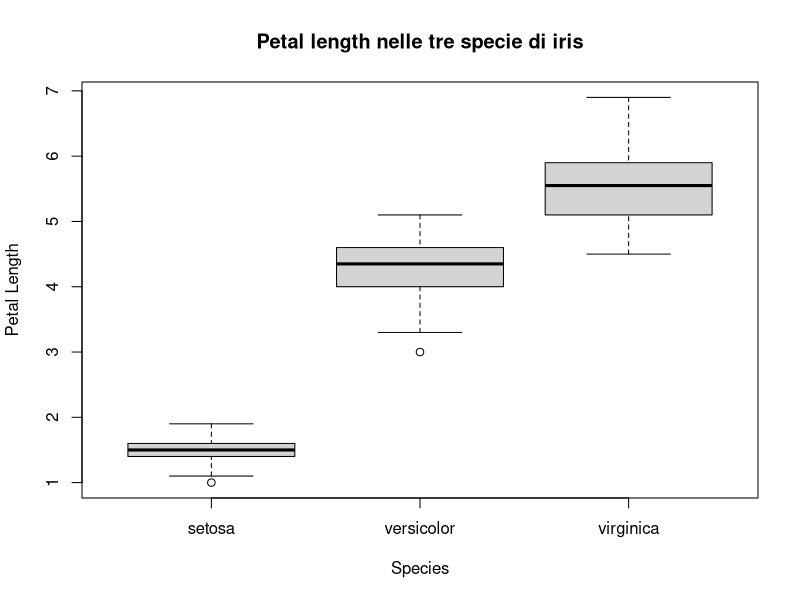

Here is the R script that generated this plot:
############################################################
# RECAP R: tipi di dati e strutture principali
############################################################

### 1) OGGETTI E ASSEGNAZIONE --------------------------------


# In R salviamo valori dentro oggetti con <-
x <- 10
  # è la stessa cosa, ma meno comune
nome <- "Michele"

x
nome


### 2) TIPI DI DATO ATOMICI ----------------------------------
#In R, un tipo atomico (atomic type) è il tipo più semplice di dato, 
#che non può essere ulteriormente suddiviso internamente. 
#Sono i “mattoni base” con cui R costruisce i dati più complessi, 
#come vettori, matrici o data frame.
# I tipi atomici principali che incontreremo più spesso sono:
# - logical   -> TRUE / FALSE
# - integer   -> numeri interi con suffisso L
# - double    -> numeri "numeric" standard con decimali
# - character -> testo

logico <- TRUE
intero <- 10L # solo 10 di default è double(numeric), con L è integer
doppio <- 10.5
testo <- "ciao"

# il suffisso L serve per indicare esplicitamente 
#che un numero è di tipo intero (integer), 
#invece che un numero a virgola mobile (double / numeric).
logico
intero
doppio
testo
#R, di default, tratta tutti i numeri come double.
#Aggiungendo L si risparmia memoria e si specifica che vogliamo un intero puro.
#Utile ad esempio quando lavori con funzioni che richiedono numeri interi o con indici di array:
# v <- c(10, 20, 30)
# v[2L]   # sicuro che l'indice sia intero

# class() dà la "classe" dell'oggetto (comportamento, ruolo dell'oggetto)
class(logico)
class(intero)
class(doppio)
class(testo)

# typeof() mostra il tipo atomico, interno (come è memorizzato l'oggetto)
typeof(logico)
typeof(intero)
typeof(doppio)
typeof(testo)

# Nota importante:
# in R ciò che spesso chiamiamo "numeric" è in realtà di tipo double
numero1 <- 5
numero2 <- 5L

class(numero1)   # numeric
typeof(numero1)  # double

class(numero2)   # integer
typeof(numero2)  # integer


### 3) FUNZIONI is.* E as.* ----------------------------------

# is.* serve per verificare il tipo
is.numeric(numero1)
is.double(numero1)
is.integer(numero1)
is.character(testo)
is.logical(logico)
is.character(numero1)
# as.* serve per convertire (coercizione)
y <- as.character(numero1)

typeof(y)
typeof(numero1)

as.numeric("12")

as.numeric(testo)
as.logical(1)      # 1 diventa TRUE
as.logical(0)      # 0 diventa FALSE

as.logical(testo)

# Attenzione: non tutto si può convertire bene
as.numeric("ciao") # produce NA con warning


### 4) VETTORI -----------------------------------------------

# Un vettore contiene elementi TUTTI dello stesso tipo
v_num <- c(1, 2, 3, 4)
v_char <- c("a", "b", "c")
v_log <- c(TRUE, FALSE, TRUE)

v_num
v_char
v_log

class(v_num)
typeof(v_num)

# Se mescolo tipi diversi, R forza tutto verso un tipo comune
v_misto <- c(1, 2, "tre", T)
v_misto
class(v_misto)   # character (se c'è un character, tutti character)

# Lunghezza del vettore
length(v_num)

# Operazioni vettoriali
v_num + 10
v_num * 2
sum(v_num, na.rm = T)
mean(v_num)

# Selezione per posizione
v_num[1]
v_num[2:3]

# Selezione logica
v_num[v_num >= 2]

which(v_num >= 2)
### 5) VALORI MANCANTI E SPECIALI ----------------------------

v <- c(2, 4, NA, 8)

v
is.na(v)
which(is.na(v))

sum(is.na(v))

sum(v)                  # NA
sum(v, na.rm = TRUE)    # ignora NA

# Altri valori speciali
Inf
-Inf
NaN

1 / 0
0 / 0

is.infinite(1 / 0)
is.nan(0 / 0)


### 6) FACTOR ------------------------------------------------

# I factor servono per variabili categoriche
habitat <- c("bosco", "prato", "bosco", "roccia", "prato")

class(habitat)

habitat_f <- factor(habitat)

habitat_f
class(habitat_f)
levels(habitat_f)
summary(habitat_f)

# Factor ordinato (se non li ordino, di default li mette in ordine alfabetico)
disturbo <- factor(c("basso", "alto", "medio", "basso"),
                   levels = c("basso", "medio", "alto"), #qui ordinoi livelli
                   ordered = TRUE)


disturbo
levels(disturbo)

disturbo_n <- factor(c("basso", "alto", "medio", "basso"))
levels(disturbo_n) # non avendoli ordinati, li mette in ordine alfabetico

### 7) MATRICE -----------------------------------------------

# Una matrice è una struttura bidimensionale
# ma può contenere un solo tipo di dato
# nella matrice uno e un solo tipo di elementto (o tutti numeri o tutti character)
mat <- matrix(1:9, nrow = 3, ncol = 3)

mat
class(mat)
typeof(mat)
dim(mat)
nrow(mat)
ncol(mat)

# Selezione [righe, colonne]
mat[1, 2]
mat[2, ]
mat[, 3]

# Somme per righe e colonne
rowSums(mat)
colSums(mat)

# Se metto testo dentro, tutto diventa character
mat_mista <- matrix(c(1, 2, "a", 4), nrow = 2)
mat_mista
typeof(mat_mista)


### 8) DATA FRAME --------------------------------------------

# Un data frame è una tabella:
# - colonne di tipi diversi
# - ogni colonna deve avere stessa lunghezza

df <- data.frame

df
class(df)
str(df) # mostra la struttura del df

df <- data.frame(
  nome = c("Anna", "Luca", "Mario"),
  quota = c(1200, 900, 1500),
  età = c(23, 25, 22)
)

df_t <- as.data.frame(t(df)) #TRASPOSTA: colonne diventano righe
str(df_t)

# Estrazione colonne (modi diversi, stesso risultato)
df$quota
df
df[["quota"]]
df[, "quota"]

# Estrazione righe/colonne
df[1, ]
df[, 2]
df[, 2, drop = FALSE]   # mantiene struttura tabellare

# Filtrare righe
df[df$quota > 1000, ]


### 9) TIBBLE ------------------------------------------------

# Il tibble è una versione "moderna" del data frame
# usata molto nel tidyverse

library(tibble)

tb <- tibble(
  sito = c("A", "B", "C"),
  quota = c(1200, 1450, 980),
  pascolo = c(TRUE, FALSE, TRUE)
)

tb
class(tb)
str(tb)

# Differenze chiave data.frame vs tibble:
# 1. stampa più pulita
# 2. non semplifica in modo inatteso
# 3. non usa row names come struttura importante
# 4. è più "rigido" e prevedibile

# altra differenza col tibble: il tibble non ha i rowNames (possono dare errpore, chiama le righe con numeri)
# in alcuni casi tuttavia anche al tibble bisogna forzare l'assegnazione dei RowNames

# Data frame: una colonna estratta con [, ] diventa spesso vettore
df[, "quota"]
class(df[, "quota"])

# Tibble: con [, ] rimane tibble
tb[, "quota"]
class(tb[, "quota"])

# Per ottenere il vettore dal tibble uso [[ ]] o $
tb[["quota"]]
class(tb[["quota"]])

# Il tibble non fa partial matching con $
# Questo aiuta a evitare errori silenziosi
tb$quo   # NULL, meglio che indovinare


### 10) LISTE ------------------------------------------------

# Una lista può contenere oggetti di tipo diverso
mia_lista <- list(
  numeri = c(1, 2, 3),
  matrice = matrix(1:4, nrow = 2),
  tabella = df
)

mia_lista
class(mia_lista)
length(mia_lista)

# Con [ ] estraggo una sottolista
mia_lista[1]

# Con [[ ]] estraggo il contenuto vero e proprio
mia_lista[[1]]
pippo <- mia_lista[["tabella"]]

class(pippo)
# Posso poi entrare dentro l'oggetto estratto
mia_lista[["tabella"]]$sito


### 11) RIEPILOGO FINALE -------------------------------------

# Strutture principali:
# vector  -> una dimensione, un solo tipo
# matrix  -> due dimensioni, un solo tipo
# data.frame -> due dimensioni, colonne di tipi diversi
# tibble  -> data frame moderno e più prevedibile
# list    -> contenitore generale, molto flessibile

# Funzioni utili da ricordare:
# class()   -> classe
# typeof()  -> tipo interno
# str()     -> struttura compatta
# length()  -> lunghezza
# dim()     -> dimensioni
# is.*      -> verifica il tipo
# as.*      -> converte il tipo

### 12) MINI CASE STUDY: usare un dataset reale ---------------

# Dopo aver visto oggetti e strutture "da manuale",
# applichiamo gli stessi concetti a un dataset già esistente in R

data(iris)

# Guardiamo il dataset
iris

# Che tipo di oggetto è?
class(iris)
str(iris)
dim(iris)

# Ogni colonna del data frame è un vettore
iris$Sepal.Length
class(iris$Sepal.Length)
typeof(iris$Sepal.Length)

iris$Species
class(iris$Species) # variabili categoriche (factor)
typeof(iris$Species) # integer
levels(iris$Species)
#NB I factor in R sono rappresentati internamente come vettori di interi 
# che indicano il livello corrispondente
# I nomi “setosa”, “versicolor”, “virginica” sono memorizzati come livelli, 
# mentre i dati veri sono numeri interi che puntano a questi livelli.

# Estraggo solo alcune colonne
iris[, c("Species", "Petal.Length")]

# Filtro le righe con petali lunghi
iris_petali_lunghi <- iris[iris$Petal.Length > 5, ]

# Quante osservazioni ho selezionato?
nrow(iris_petali_lunghi)

# A quali specie appartengono?
table(iris_petali_lunghi$Species)

# Media della lunghezza del petalo nelle tre specie
mean(iris$Petal.Length[iris$Species == "setosa"])
mean(iris$Petal.Length[iris$Species == "versicolor"])
mean(iris$Petal.Length[iris$Species == "virginica"])

# iris$Species == "setosa" Questo è un confronto logico.
# R guarda ogni elemento della colonna Species e verifica se è uguale a "setosa".
# Restituisce un vettore logico (TRUE / FALSE) lungo quanto la colonna:
# con [] R seleziona solo i valori corrispondenti a TRUE dalla colonna Petal.Lengt


# Piccola visualizzazione finale in base R
boxplot(Petal.Length ~ Species, data = iris, 
        main = "Petal length nelle tre specie di iris",
        ylab = "Petal Length")
